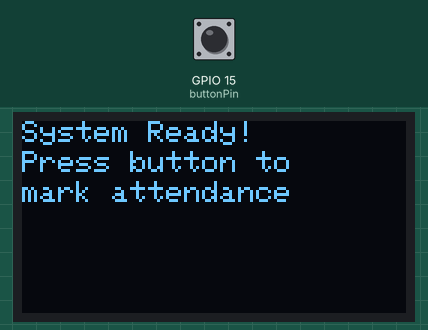
Simulated run of this sketch. Board: ESP32. Parts: 128×64 one-colour display. Inputs (shaded band) come from the test bench; at power-on: GPIO 15 (buttonPin) HIGH. WiFi joins after 1.5 s; servers stay silent unless stated; the local clock reads 2024-03-15 10:24:30 at power-on unless the sketch sets it; storage starts empty; what the sketch prints to the serial monitor is not drawn.

Above: at 3.3 s.
3.4 s: GPIO 15 (buttonPin) pulled LOW for 0.15 s
Timing chart, 0 to 6.4 s (numbered marks = the images above; inputs shaded):
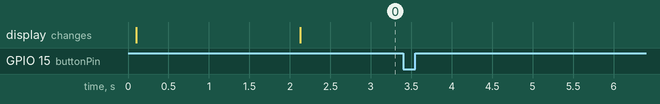

Measured:
- after the input at 3.4 s, every drawn part: stays the same

The sketch:

main.ino
```cpp
// Include required libraries
#include <WiFi.h>          // For WiFi connectivity
#include <HTTPClient.h>     // For making HTTP requests
#include <SD.h>            // For SD card operations
#include <time.h>          // For time operations
#include <Wire.h>          // For I2C communication
#include <Adafruit_GFX.h>  // Graphics library for OLED
#include <Adafruit_SSD1306.h> // OLED display driver
#include <ArduinoJson.h>   // For JSON parsing and creation

// Display configuration constants
#define SCREEN_WIDTH 128
#define SCREEN_HEIGHT 64
#define OLED_RESET -1
#define SCREEN_ADDRESS 0x3C // I2C address for OLED display

// Initialize the OLED display
Adafruit_SSD1306 display(SCREEN_WIDTH, SCREEN_HEIGHT, &Wire, OLED_RESET);

// Network and server configuration
const char* ssid = "Wokwi-GUEST";     // WiFi network name
const char* password = "";             // WiFi password
const char* serverUrl = "http://10.0.1.108:3000/api/attendance"; // API endpoint url
const char* ntpServer = "pool.ntp.org"; // NTP server for time sync
const long gmtOffset_sec = 0;          // GMT offset (in seconds)
const int daylightOffset_sec = 3600;   // Daylight savings offset (in seconds)

// Pin definitions
const int buttonPin = 15;  // Button input pin
const int sdCSPin = 5;     // SD card chip select pin

// Button state tracking variables
bool lastButtonState = HIGH;
bool currentButtonState = HIGH;

// Function to display messages on the OLED screen with word wrapping
void showMessage(const String& message) {
  display.clearDisplay();
  display.setTextSize(1);
  display.setTextColor(SSD1306_WHITE);
  display.cp437(true);  // Use full 256 char 'Code Page 437' font

  // Display configuration
  const unsigned int charPerLine = 16;  // Maximum characters per line
  const int lineHeight = 10;            // Height of each line in pixels
  const int maxLines = 6;               // Maximum number of lines that can be displayed
  int currentLine = 0;
  String msg = message;

  // Convert \n escape sequences to actual newlines
  msg.replace("\\n", "\n");

  // Process message line by line
  while (msg.length() > 0 && currentLine < maxLines) {
    String line;
    int newlineIndex = msg.indexOf('\n');

    // Handle explicit line breaks
    if (newlineIndex >= 0) {
      line = msg.substring(0, newlineIndex);
      msg = msg.substring(newlineIndex + 1);
    } else {
      line = msg;
      msg = "";
    }

    // Word wrap processing
    while (line.length() > 0 && currentLine < maxLines) {
      unsigned int endIndex = (line.length() < charPerLine) ? line.length() : charPerLine;

      // Find word boundary for wrapping
      if (endIndex < line.length() && line.charAt(endIndex) != ' ') {
        int lastSpace = line.substring(0, endIndex).lastIndexOf(' ');
        if (lastSpace > 0) {
          endIndex = (unsigned int)lastSpace;
        }
      }

      // Display the line
      display.setCursor(0, currentLine * lineHeight);
      display.println(line.substring(0, endIndex));

      line = line.substring(endIndex);
      line.trim();
      currentLine++;
    }
  }

  display.display();  // Update display with new content
}

// Initial setup function
void setup() {
  Serial.begin(115200);  // Initialize serial communication

  // Initialize OLED display
  if(!display.begin(SSD1306_SWITCHCAPVCC, SCREEN_ADDRESS)) {
    Serial.println(F("SSD1306 allocation failed"));
    return;
  }
  display.clearDisplay();

  pinMode(buttonPin, INPUT_PULLUP);  // Configure button pin with internal pull-up

  showMessage("Initializing...");

  // Initialize SD card
  if (!SD.begin(sdCSPin)) {
    Serial.println("SD card initialization failed!");
    showMessage("SD Card Failed!");
    return;
  }
  Serial.println("SD card initialized.");

  // Connect to WiFi
  showMessage("Connecting to WiFi...");
  WiFi.begin(ssid, password);

  while (WiFi.status() != WL_CONNECTED) {
    delay(1000);
    Serial.println("Connecting to WiFi...");
  }
  Serial.println("Connected to WiFi");

  // Configure time synchronization
  configTime(gmtOffset_sec, daylightOffset_sec, ntpServer);

  showMessage("System Ready!\n\nPress button to\nmark attendance");
}

// Main program loop
void loop() {
  currentButtonState = digitalRead(buttonPin);

  // Detect button press (falling edge)
  if (lastButtonState == HIGH && currentButtonState == LOW) {
    int userId = readUserIdFromSD();
    if (userId > 0) {
      sendAttendanceRequest(userId);
    }
  }
  lastButtonState = currentButtonState;
  delay(50);  // Debounce delay
}

// Read user ID from SD card
int readUserIdFromSD() {
  File userFile = SD.open("/user.txt");
  if (!userFile) {
    Serial.println("Failed to open user.txt");
    return -1;
  }

  String userId = userFile.readStringUntil('\n');
  userFile.close();

  return userId.toInt();
}

// Send attendance data to server
void sendAttendanceRequest(int userId) {
  if (WiFi.status() == WL_CONNECTED) {
    showMessage("Sending...\nUserID: " + String(userId));

    HTTPClient http;

    // Configure HTTP request
    http.begin(serverUrl);
    http.addHeader("Content-Type", "application/json");

    // Get current time
    struct tm timeinfo;
    if(!getLocalTime(&timeinfo)) {
      Serial.println("Failed to obtain time");
      showMessage("Time Error!");
      return;
    }

    // Format timestamp
    char timeStringBuff[30];
    strftime(timeStringBuff, sizeof(timeStringBuff), "%Y-%m-%dT%H:%M:%SZ", &timeinfo);

    // Create JSON payload
    String jsonPayload = "{\"data\":{\"userId\":" + String(userId) + ",\"timestamp\":\"" + String(timeStringBuff) + "\"}}";

    // Send POST request
    int httpResponseCode = http.POST(jsonPayload);

    if (httpResponseCode > 0) {
      String response = http.getString();
      Serial.println("HTTP Response code: " + String(httpResponseCode));
      Serial.println("Response: " + response);

      // Parse JSON response
      StaticJsonDocument<200> doc;
      DeserializationError error = deserializeJson(doc, response);

      if (error) {
        showMessage("JSON Error\n" + String(error.c_str()));
      } else {
        const char* message = doc["data"]["message"];
        showMessage(message);
      }
    } else {
      Serial.println("Error on HTTP request");
      Serial.println("Error code: " + String(httpResponseCode));

      showMessage("Connection Error!\n\nCheck network");
    }

    http.end();

    // Wait and show ready message
    delay(3000);
    showMessage("System Ready!\n\nPress button to mark attendance");
  }
}
```
